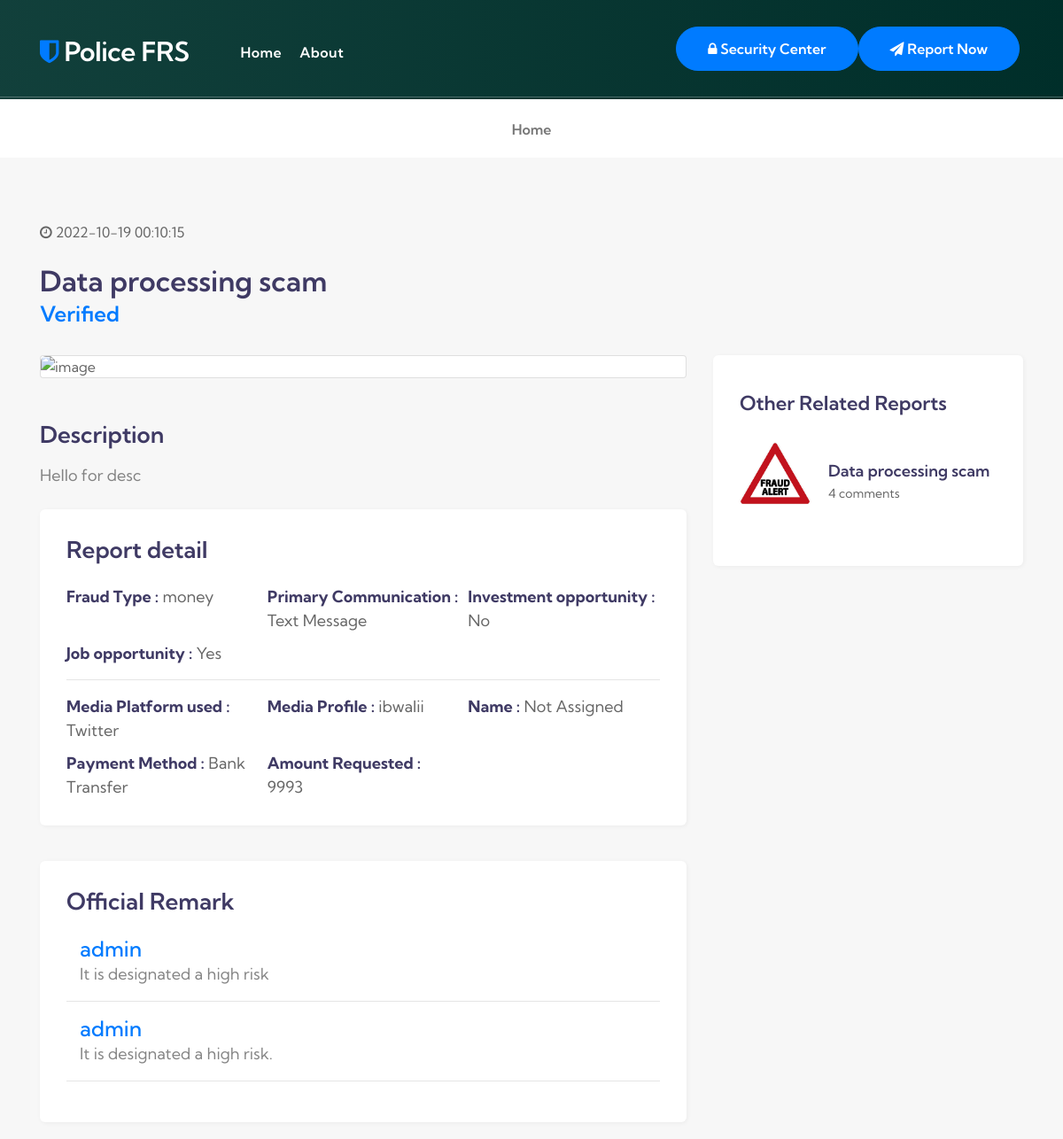
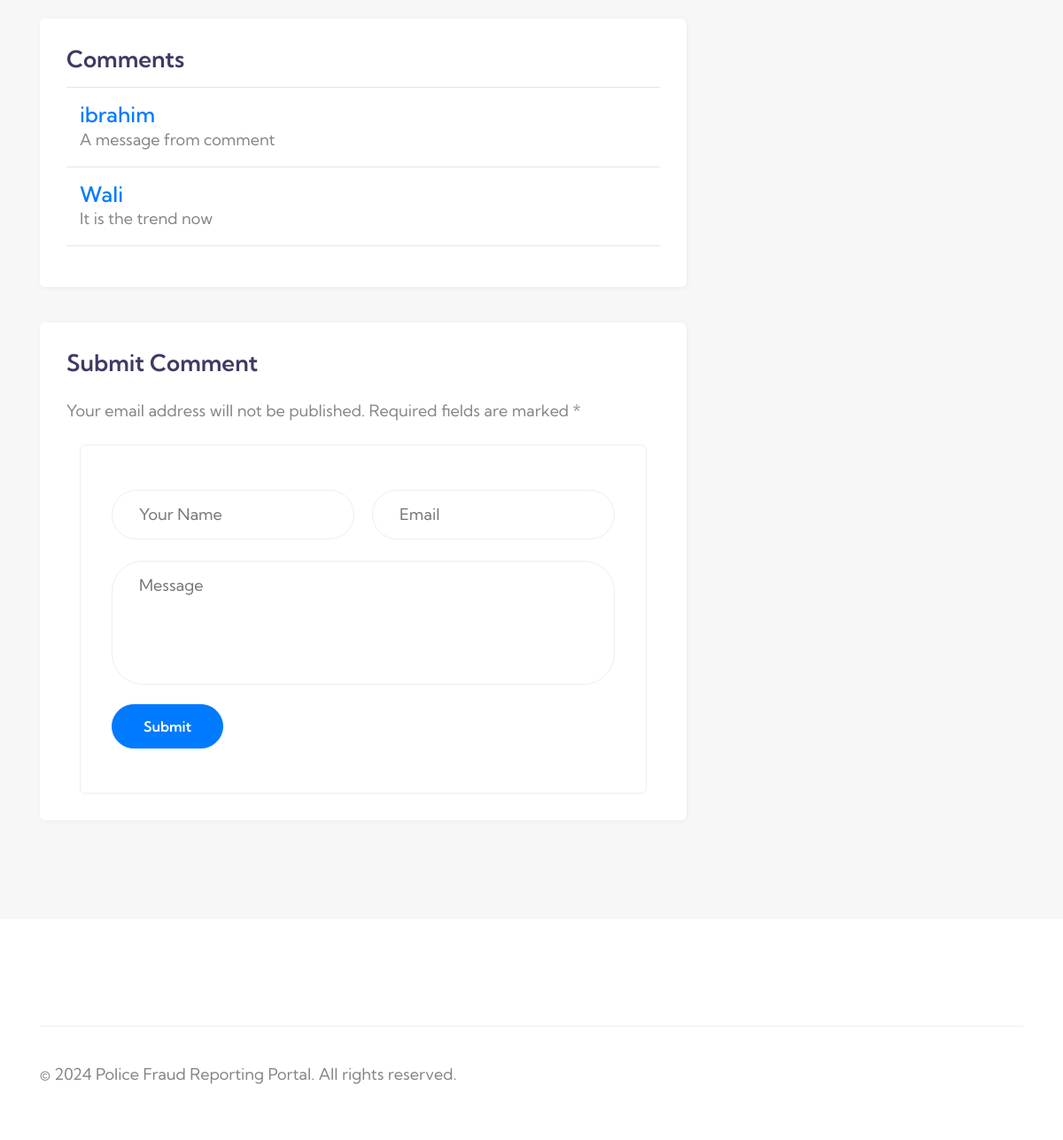
The app's page /report_single.php?r_id=3 with its own data (2 pictures, top to bottom).
### tables this page shows
CREATE TABLE IF NOT EXISTS `reports` (
  `r_id` int(11) NOT NULL AUTO_INCREMENT,
  `r_title` varchar(100) DEFAULT NULL,
  `r_cat` varchar(100) NOT NULL,
  `r_comm` varchar(100) NOT NULL,
  `r_offer` varchar(100) DEFAULT NULL,
  `r_offer2` varchar(100) DEFAULT NULL,
  `r_bearer` varchar(100) DEFAULT NULL,
  `r_platform` varchar(100) DEFAULT NULL,
  `r_profile` varchar(100) DEFAULT NULL,
  `r_todo` varchar(100) DEFAULT NULL,
  `r_payment` varchar(100) DEFAULT NULL,
  `r_amount` int(11) DEFAULT NULL,
  `r_date` date NOT NULL,
  `r_any` varchar(500) DEFAULT NULL,
  `r_track` varchar(100) NOT NULL,
  `r_status` int(11) NOT NULL DEFAULT 0,
  `r_count` int(11) NOT NULL DEFAULT 0,
  `date` timestamp NOT NULL DEFAULT current_timestamp(),
  PRIMARY KEY (`r_id`)
);

CREATE TABLE IF NOT EXISTS `reports_comments` (
  `rc_id` int(11) NOT NULL AUTO_INCREMENT,
  `r_id` int(11) NOT NULL,
  `rc_name` varchar(100) NOT NULL,
  `rc_email` varchar(100) NOT NULL,
  `rc_remark` varchar(500) NOT NULL,
  `rc_status` int(11) NOT NULL,
  `rc_priv` int(11) NOT NULL,
  `rc_date` timestamp NOT NULL DEFAULT current_timestamp() ON UPDATE current_timestamp(),
  PRIMARY KEY (`rc_id`)
);

### report_single.php (the view, shortened to what this page needs)
<?php include_once("connection.php"); ?>
<?php
if(isset($_GET['r_id'])){
  $r_id = $_GET['r_id'];
}else{
  $r_id = 1;
}
$sql = "SELECT * FROM reports where r_id = {$r_id}";
$result = mysqli_query($conn, $sql);
$row = mysqli_fetch_assoc($result);
$related_sql = "SELECT * FROM reports where r_comm like '%{$row["r_comm"]}%'";
$related_result = mysqli_query($conn, $related_sql);
$related_row = mysqli_fetch_assoc($related_result);
$comment_sql = "SELECT * FROM reports_comments where r_id = {$r_id} and rc_priv= 0 ";
$comment_result = mysqli_query($conn, $comment_sql);
$comment_row = mysqli_fetch_assoc($comment_result);
$admin_comment_sql = "SELECT * FROM reports_comments where r_id = {$r_id} and rc_priv= 1 ";
$admin_comment_result = mysqli_query($conn, $admin_comment_sql);
$admin_comment_row = mysqli_fetch_assoc($admin_comment_result);
?>
<!doctype html>
<html lang="en">
<head>
    <link rel="stylesheet" href="assets/css/style-starter.css">
</head>
<body>
    <header id="site-header" class="fixed-top">
        <div class="container">
            <nav class="navbar navbar-expand-lg stroke px-0">
                <h1> <a class="navbar-brand" href="index.php">
                        <span class="fa fa-shield"></span> Police FRS
                    </a>
                </h1>
                <div class="collapse navbar-collapse" id="navbarTogglerDemo02">
                    <ul class="navbar-nav ml-lg-5 mr-auto">
                        <li class="nav-item active">
                            <a class="nav-link" href="index.php">Home <span class="sr-only">(current)</span></a>
                        </li>
                        <li class="nav-item active">
                            <a class="nav-link" href="about.php">About</a>
                        </li>
                    </ul>
                    <div class="top-quote mt-lg-0">
                        <a href="blog.php" class="btn btn-style btn-primary"><span class="fa fa-lock"></span> Security Center
                        </a>
                    </div>
                    <div class="top-quote mt-lg-0">
                        <a href="report.php" class="btn btn-style btn-primary"><span class="fa fa-send"></span> Report
                            Now</a>
                    </div>
                </div>
            </nav>
        </div>
    </header>
    <section class="w3l-about-breadcrumb">
        <div class="breadcrumb-bg breadcrumb-bg-about pt-5">
            <div class="container pt-lg-5 py-3">
            </div>
        </div>
    </section>
    <section class="w3l-breadcrumb">
        <div class="container">
            <ul class="breadcrumbs-custom-path">
                <li><a href="index.php">Home</a></li>
            </ul>
        </div>
    </section>
    <section class="w3l-blog post-content py-5">
        <div class="container py-lg-4 py-md-3 py-2">
            <div class="inner mb-4">
                <ul class="blog-single-author-date align-items-center">
                    <li><span class="fa fa-clock-o"></span>
                        <?php if(isset($row['date']) && !empty($row['date'])) { echo $row['date']; }else{ echo "Not Assigned"; } ?>
                    </li>
                </ul>
            </div>
            <div class="post-content">
                <h2 class="title-single">
                    <?php if(isset($row['r_title']) && !empty($row['r_title'])) { echo $row['r_title']; }else{ echo "Not Assigned"; } ?>
                </h2>
            </div>
            <div class="blo-singl mb-4">
                <ul class="share-post">
                    <a href="#url"
                        class="cost-estate m-o"><?php if($row['r_status'] ==0) { echo "Unverified";}else{ echo "Verified"; } ?></a>
                </ul>
            </div>
            <div class="row">
                <div class="col-lg-8 w3l-news">
                    <div class="blog-single-post">
                        <div class="single-post-image mb-5">
                            <div class="owl-blog owl-carousel owl-theme">
                                <div class="item">
                                    <div class="card">
                                        <img src="assets/images/p1.jpg" class="img-fluid radius-image" alt="image">
                                    </div>
                                </div>
                            </div>
                        </div>
                        <div class="single-post-content">
                            <h3 class="post-content-title mb-3">Description</h3>
                            <p class="mb-4">
                                <?php if(isset($row['r_any']) && !empty($row['r_any'])) { echo $row['r_any']; }else{ echo "Not Assigned"; } ?>
                            </p>
                            <div class="single-bg-white">
                                <h3 class="post-content-title mb-4">Report detail</h3>
                                <ul class="details-list">
                                    <li><strong>Fraud Type :</strong>
                                        <?php if(isset($row['r_cat']) && !empty($row['r_cat'])) { echo $row['r_cat']; }else{ echo "Not Assigned"; } ?>
                                    </li>
                                    <li><strong>Primary Communication :</strong>
                                        <?php if(isset($row['r_comm']) && !empty($row['r_comm'])) { echo $row['r_comm']; }else{ echo "Not Assigned"; } ?>
                                    </li>
                                    <li><strong>Investment opportunity :</strong>
                                        <?php if(isset($row['r_offer']) && !empty($row['r_offer'])) { echo $row['r_offer']; }else{ echo "Not Assigned"; } ?>
                                    </li>
                                    <li><strong>Job opportunity :</strong>
                                        <?php if(isset($row['r_offer2']) && !empty($row['r_offer2'])) { echo $row['r_offer2']; }else{ echo "Not Assigned"; } ?>
                                    </li>
                                </ul>
                                <hr>
                                <ul class="details-list">
                                    <li><strong>Media Platform used :</strong>
                                        <?php if(isset($row['r_platform']) && !empty($row['r_platform'])) { echo $row['r_platform']; }else{ echo "Not Assigned"; } ?>
                                    </li>
                                    <li><strong>Media Profile :</strong>
                                        <?php if(isset($row['r_profile']) && !empty($row['r_profile'])) { echo $row['r_profile']; }else{ echo "Not Assigned"; } ?>
                                    </li>
                                    <li><strong>Name :</strong>
                                        <?php if(isset($row['r_bearer']) && !empty($row['r_bearer'])) { echo $row['r_bearer']; }else{ echo "Not Assigned"; } ?>
                                    </li>
                                    <li><strong>Payment Method :</strong>
                                        <?php if(isset($row['r_payment']) && !empty($row['r_payment'])) { echo $row['r_payment']; }else{ echo "Not Assigned"; } ?>
                                    </li>
                                    <li><strong>Amount Requested :</strong>
                                        <?php if(isset($row['r_amount']) && !empty($row['r_amount'])) { echo $row['r_amount']; }else{ echo "Not Assigned"; } ?>
                                    </li>
                                </ul>
                            </div>
                            <div class="single-bg-white">
                                <h3 class="post-content-title mb-4">Official Remark</h3>
                                <?php
                  if (mysqli_num_rows($admin_comment_result) > 0) {
                  do{ ?>
                                <div class="col-lg-12 col-md-12 grids-feature">
                                    <h4><a href="#feature"
                                            class="title-head"><?php echo $admin_comment_row['rc_name']; ?></a></h4>
                                    <p>
                                        <?php echo $admin_comment_row['rc_remark']; ?>
                                    </p>
                                </div>
                                <hr>
                                <?php } while($admin_comment_row = mysqli_fetch_assoc($admin_comment_result));
                }
                ?>
                            </div>
                            <div class="single-bg-white">
                                <h3 class="post-content-title mb-0">Comments</h3>
                                <hr>
                <?php
                 if (mysqli_num_rows($comment_result) > 0) {
                  do{ ?>
                                <div class="col-lg-12 col-md-12 grids-feature">
                                    <h4><a href="#feature" class="title-head"><?php echo $comment_row['rc_name']; ?></a>
                                    </h4>
                                    <p>
                                        <?php echo $comment_row['rc_remark']; ?>
                                    </p>
                                </div>
                                <hr>
                <?php
                  } while($comment_row = mysqli_fetch_assoc($comment_result));
                 }else{
                  echo '<h4><a href="#feature" class="title-head">Be the first to confirm</a></h4>';
                 }
                ?>
                            </div>
                            <div class="single-bg-white">
                                <h3 class="post-content-title mb-4">Submit Comment</h3>
                                <p class="mb-4">Your email address will not be published. Required fields are marked *
                                </p>
                                <section class="w3l-contact-7" id="contact">
                                    <div class="contacts-9">
                                        <div class="container">
                                            <div class="row map-content-9">
                                                <div class="col-lg-12">
                                                    <div class="contact-form">
                                                        <form action="" method="post" name="comment_form">
                                                            <div class="form-grid">
                                                                <div class="input-field">
                                                                    <input type="text" name="rc_name" id="rc_name"
                                                                        placeholder="Your Name" required="">
                                                                </div>
                                                                <div class="input-field">
                                                                    <input type="email" name="rc_email" id="rc_email"
                                                                        placeholder="Email" required="">
                                                                </div>
                                                            </div>
                                                            <div class="input-field mt-4">
                                                                <textarea name="rc_remark" id="rc_remark"
                                                                    placeholder="Message"></textarea>
                                                            </div>
                                                            <button type="submit"
                                                                class="btn btn-primary btn-style mt-3">Submit</button>
                                                        </form>
                                                    </div>
                                                </div>
                                            </div>
                                        </div>
                                    </div>
                                </section>
                            </div>
                        </div>
                    </div>
                </div>
                <div class="sidebar-side col-lg-4 col-md-12 col-sm-12 mt-lg-0 mt-5">
                    <aside class="sidebar">
                        <div class="sidebar-widget popular-posts">
                            <div class="sidebar-title">
                                <h4>Other Related Reports</h4>
                            </div>
                            <?php
                              do{
                                $related_comment_sql = "SELECT * FROM reports_comments where r_id={$related_row['r_id']}";
                                $related_comment_result = mysqli_query($conn, $related_comment_sql);
                                $related_comment_row_count = mysqli_num_rows($related_comment_result);
                            ?>
                            <article class="post">
                                <figure class="post-thumb"><img src="assets/images/fraud-alert.png" class="radius-image" alt="">
                                </figure>
                                <div class="text">
                                  <a href="report_single.php?r_id=<?php echo $related_row['r_id']?>">
                                  <?php if(isset($related_row['r_title']) && !empty($related_row['r_title'])) { echo $related_row['r_title']; }else{ echo "[{$related_row['r_comm']}]"; } ?>
                                  </a>
                                    <div class="post-info"><?php echo  $related_comment_row_count; ?> comments</div>
                                </div>
                            </article>
                            <?php
                              }while($related_row = mysqli_fetch_assoc($related_result));
                            ?>
                        </div>
                    </aside>
                </div>
            </div>
        </div>
    </section>
    <section class="w3l-footers-20">
            <div class="footers20">
                <div class="container">
                    <div class="footers20-content">
                        <div class="d-grid grid-col-3 grids-content1 bottom-border">
                            <div class="columns copyright-grid align-self">
                                <p class="copy-footer-29">© 2024 Police Fraud Reporting Portal. All rights reserved.
                                </p>
                            </div>
                        </div>
                    </div>
                </div>
            </div>
        </section>
</body>
</html>

### records on screen
reports: date "2022-10-19 00:10:15", r_title "Data processing scam", r_any "Hello for desc", r_cat "money", r_comm "Text Message", r_offer "No", r_offer2 "Yes", r_platform "Twitter", r_profile "ibwalii", r_payment "Bank Transfer", r_amount "9993", related_comment_row_count "4"
reports_comments: rc_name "admin", rc_remark "It is designated a high risk"
reports_comments: rc_name "admin", rc_remark "It is designated a high risk."
reports_comments: rc_name "ibrahim", rc_remark "A message from comment"
reports_comments: rc_name "Wali", rc_remark "It is the trend now"
